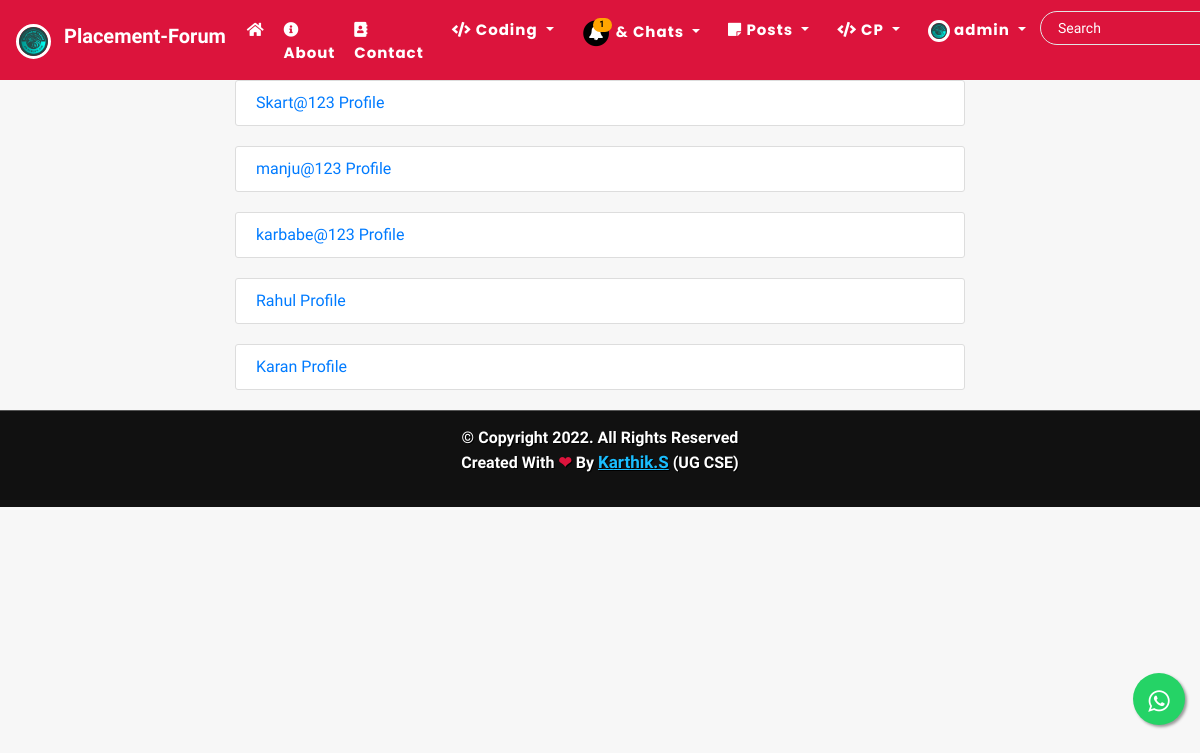
The page /user/all/ (signed in) on the database its author committed.
### users/models.py (models this page shows, shortened)
class Profile(models.Model):
    user = models.OneToOneField(User, on_delete=models.CASCADE)
    is_online = models.BooleanField(default=False)
    following = models.ManyToManyField(User, related_name="following", blank=True)
    friends = models.ManyToManyField(User, related_name='my_friends', blank=True)
    bio = models.CharField(default="",blank=True,null=True,max_length=350)
    date_of_birth = models.CharField(blank=True,max_length=150)
    updated = models.DateTimeField(auto_now=True)
    created = models.DateTimeField(auto_now_add=True)
    image = models.ImageField(default='default.jpg', upload_to='profile_pics',blank=True, null=True)
    def __str__(self):
        return f'{self.user.username} Profile'

### users/views.py (the view)
# urls.py: path('all/', views.ProfileListView.as_view(), name='profile-list-view'),
class ProfileListView(LoginRequiredMixin,ListView):
    model = Profile
    template_name = "users/all_profiles.html"
    context_object_name = "profiles"
    def get_queryset(self):
        return Profile.objects.all().exclude(user=self.request.user)

### users/templates/users/all_profiles.html (shortened to what this page needs)
{% extends "blog/base.html" %}
{% block content %}
<div class="col-md-8 m-auto">
{% for profile in profiles %}
<div class="content-section">
    <a href="{% url 'profile-detail-view' profile.pk %}">{{profile}}</a>
</div>
{% endfor %}
</div>
{% endblock %}

### blog/templates/blog/navbar.html (shortened to what this page needs)
{% load static %}
<nav class="navbar navbar-expand-lg navbar-dark bg-steel fixed-top" style="background-color:crimson">
  <a class="navbar-brand" href="#">
    <img src="/static/blog/images/main-logo.PNG" alt="" width="35" height="35" style="border-radius:10rem;border:3px solid white" class="d-inline-block align-text-top">
    <span style="margin-left:0.5rem;color:white;font-weight:bolder;margin-top:1.2rem" style=""> Placement-Forum </span>
  </a>
  <div class="collapse navbar-collapse" id="navbarSupportedContent">
    <ul class="navbar-nav ml-auto">
      {% if user.is_authenticated %}
      <a class="nav-item nav-link" href="{% url 'blog-home' %}" style="color:white;font-weight:bolder;margin-top:0.2rem;margin-left:-0.2rem"><i class="fas fa-home"></i> </a>
      <a class="nav-item nav-link" href="{% url 'blog-about' %}" style="color:white;font-weight:bolder;margin-top:0.2rem;margin-left:-0.2rem"><i class="fas fa-info-circle"></i> About</a>
      <a class="nav-item nav-link" href="{% url 'blog-contact' %}" style="color:white;font-weight:bolder;margin-top:0.2rem;margin-left:-0.2rem"><i class="fas fa-address-book"></i> Contact</a>
      {% endif %}
      <div class="navbar-nav mr-auto">
        {% if user.is_authenticated %}
         <div class="dropdown" >
          <a class="dropdown-toggle nav-link" href="#" role="button" id="dropdownMenuLink1" style="color:white;font-weight:bolder;margin-top:0.2rem" data-toggle="dropdown" aria-haspopup="true" aria-expanded="false">
            <i class="fas fa-code"></i> Coding
          </a>
        </div>
        {% endif %}
        {% if user.is_authenticated %}
        <div class="dropdown" >
          <a class="dropdown-toggle nav-link" href="#" role="button" id="dropdownMenuLink1" style="color:white;font-weight:bolder;margin-top:0.1rem" data-toggle="dropdown" aria-haspopup="true" aria-expanded="false" style="color:white">
            <span class="fa-stack" data-count="1" style='color:black' >
              <i class="fa fa-circle fa-stack-2x"></i>
              <i class="fa fa-bell fa-stack-1x fa-inverse"></i>
            </span> & Chats
          </a>
        </div>
        <div class="dropdown">
          <a class="dropdown-toggle nav-link" href="#" role="button" id="dropdownMenuLink1" data-toggle="dropdown" aria-haspopup="true" aria-expanded="false" style="color:white;font-weight:bolder;margin-top:0.2rem">
            <i class="fas fa-sticky-note"></i> Posts
          </a>
        </div>
        <div class="dropdown">
          <a class="dropdown-toggle nav-link" href="#" role="button" id="dropdownMenuLink1" data-toggle="dropdown" aria-haspopup="true" aria-expanded="false" style="color:white;font-weight:bolder;margin-top:0.2rem">
            <i class="fas fa-code"></i> CP
          </a>
        </div>
        {% endif %}
        {% if user.is_authenticated %}
          <div class="dropdown">
            <a class="dropdown-toggle nav-link" href="#" role="button" id="dropdownMenuLink2" data-toggle="dropdown" aria-haspopup="true" aria-expanded="false" style="color:white;font-weight:bolder;margin-top:0.2rem">
              <img class="rounded-circle" style="height: 22px; width:22px;border:3px solid white" src="{{user.profile.image.url}}" alt="">&nbsp;{{user|truncatechars:"10"}}
            </a>
          </div>
        {% endif %}
      </div>
      {% if user.is_authenticated %}
      <div id="searchbar" style='margin-top:0.2rem'>
        <form method="GET" action="/search">
          <input required name="query" id="search" type="text" placeholder="Search" >
        </form>
      </div>
    </div>
    {% endif %}
</nav>

### blog/static/blog/main.css (style rules this page uses)
body { background: #f7f7f7; color: #333333; margin-top: 5rem; scroll-behavior: smooth; }
ul { margin: 0; }
.bg-steel { background: crimson; }
.site-header .navbar-nav .nav-link { color: #ffffff; font-family: 'Poppins'; font-weight: 100; margin: 0px 6px; font-size: 15px; letter-spacing: 1px; }
.content-section { background: #ffffff; padding: 10px 20px; border: 1px solid #dddddd; border-radius: 3px; margin-bottom: 20px; }
#searchbar form { width: auto; display: flex; flex-direction: row; border-radius: 50px; padding: 3px 15px; background-color: transparent; border: 1px solid #e4e4e4; margin-right: 10px; }
#searchbar form input::placeholder { color: #fff; font-size: 14px; }
#searchbar form input { border: none; outline: none; color: #fff; font-size: 15px; flex: 1; background-color: transparent; }

### blog/templates/blog/base.html (style rules this page uses)
* { font-family: 'IBM Plex Sans Hebrew', sans-serif; }

### blog/templates/blog/navbar.html (style rules this page uses)
.fa-stack[data-count]:after { position:absolute; right:0%; top:1%; content: attr(data-count); font-size:60%; padding:.7em; border-radius:999px; line-height:.2em; color: black; background:orange; text-align:center; min-width:2em; font-weight:bold; }

### rows shown on the page
Profile: user.username "Skart@123 Profile"
Profile: user.username "manju@123 Profile"
Profile: user.username "karbabe@123 Profile"
Profile: user.username "Rahul Profile"
Profile: user.username "Karan Profile"

### other values the page prints
{{ user|truncatechars:"10" }} "admin"
